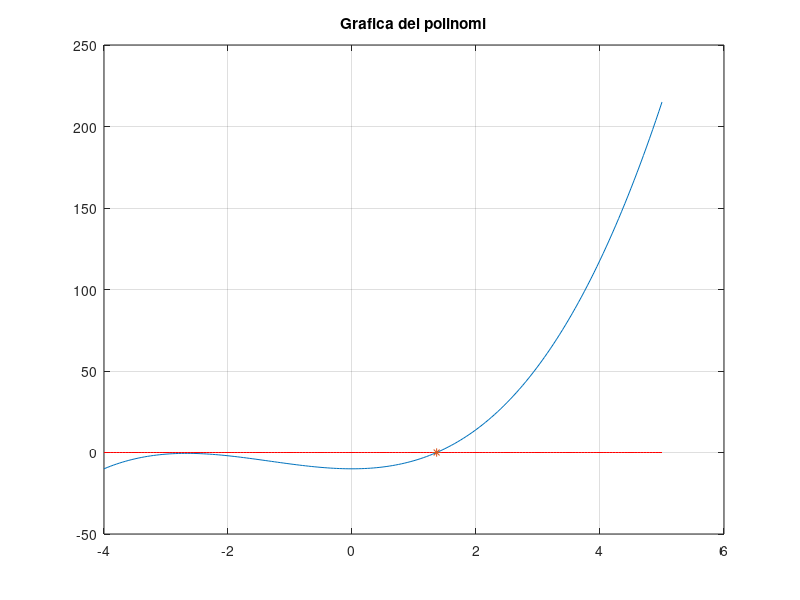

Write MATLAB code to recreate this figure.
%% 1.4. SOLUCIONS D'EQUACIONS NO LINEALS.
%  Apartat 1
f = @(x)x.^3 + 4.*x.^2 - 10;
x=-4:0.05:5;
z=zeros(size(x));
x0=fzero(f,0);
plot(x, f(x), x, z, 'r',x0,0, '*'),grid,title('Grafica del polinomi')
